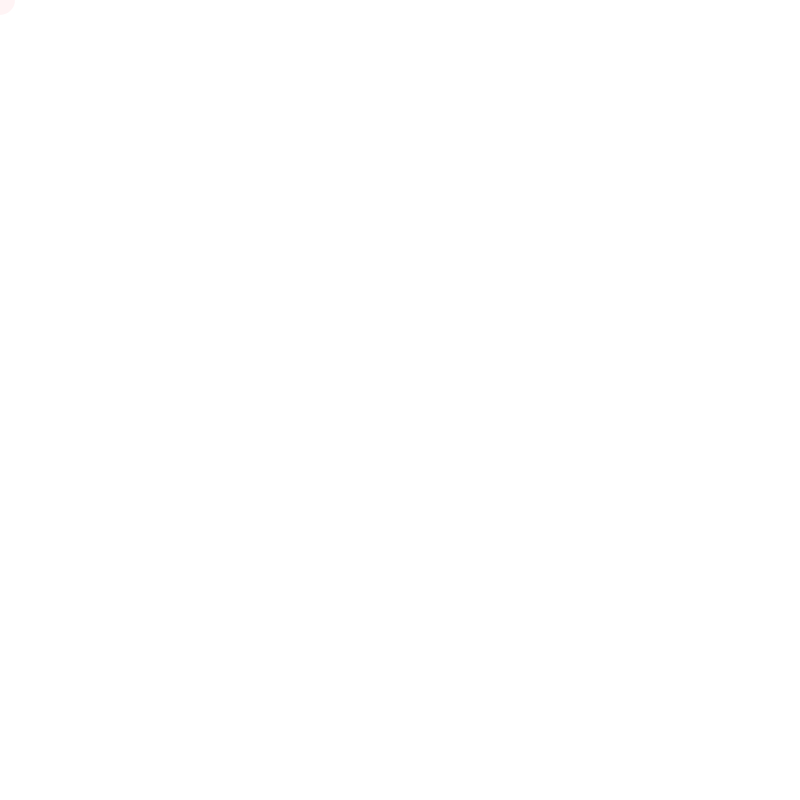
Frame 1 (no input)
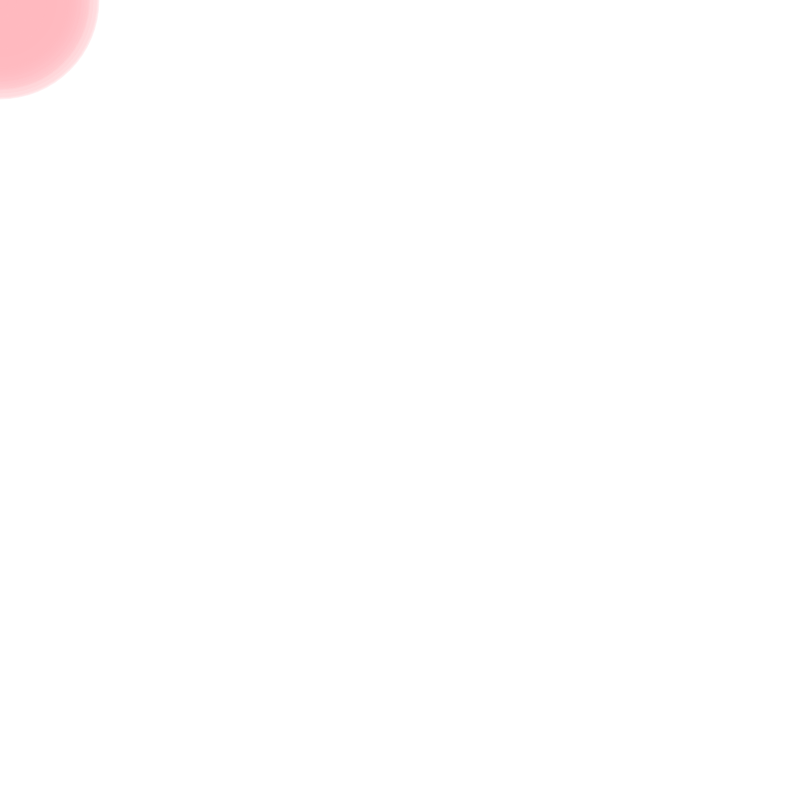
Frame 60 (no input)
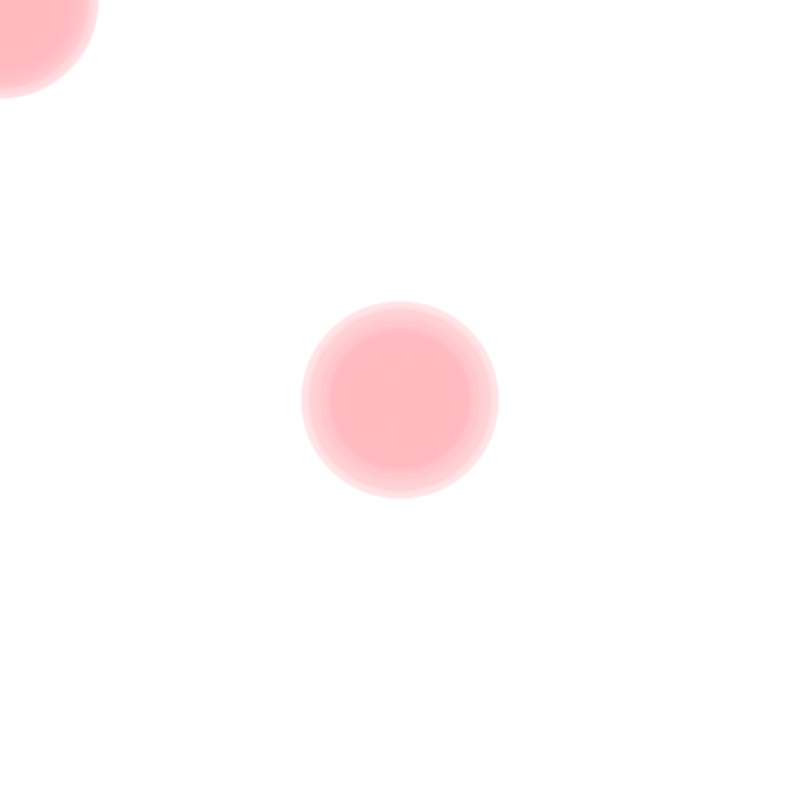
Frame 120 (the mouse pressed at the canvas centre since frame 60)

The p5.js sketch that drew these frames (run headless with seeded random() and noise() and a simulated clock; from frame 60 on, the mouse is pressed at the canvas centre):

// p5.js sketch
// ── sketch.js


/* 
Playing with mouse events: 
See https://p5js.org/reference/#/p5/mouseClicked 
*/

let select = 0; // Color of the shape
let size = 30; // Size of the shape
let rgba = [255, 182, 193, 40]; 

function setup() {
  noStroke(); 
  createCanvas(800, 800);
}

function draw() {
  fill(rgba);
  ellipse(mouseX, mouseY, size, size);
  if (select != 2) {
    size = random(10, 200);
  }
}

function mouseClicked() {
  console.log('select: ' + select); 
  const pastelPinks = [
    [255, 182, 193], // light pink
    [255, 192, 203], // pink
    [255, 209, 220], // very light pink
    [250, 160, 183], // rose pink
    [255, 175, 190]  // soft blush
  ];
  
  // Pick a random pastel pink
  let chosen = random(pastelPinks);
  rgba[0] = chosen[0];
  rgba[1] = chosen[1];
  rgba[2] = chosen[2];
  rgba[3] = random(20, 60); 

  select++;
  if (select >= 3) {
    console.log('reset select');
    select = 0;
  }

}
